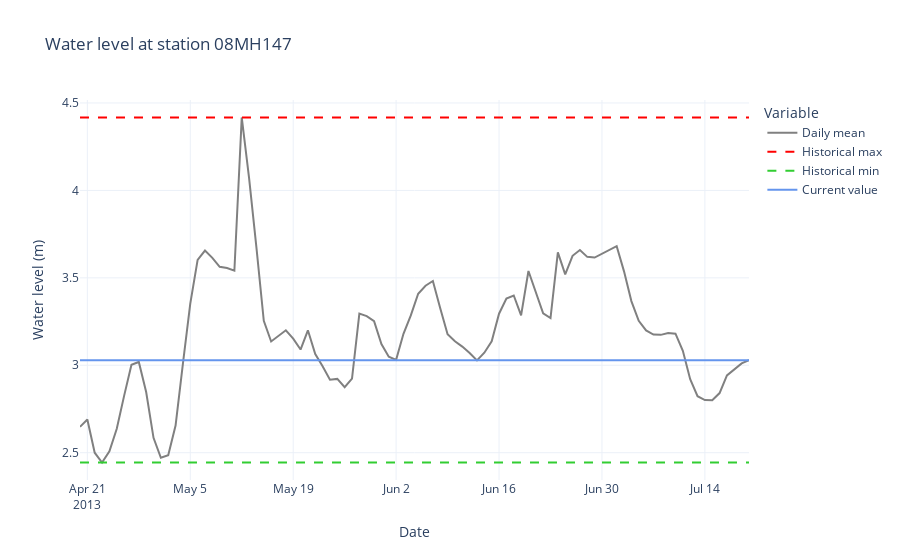

Write notebook code for a chart like this one.
### Code cell
# Creation of interactive plots

pd.options.plotting.backend = 'plotly'

# Function to add constant functions to the plot
def constantLine(station, yValue, varName, lineColor='black', lineType='solid'):
    fig.add_scatter(y=[yValue] * len(waterLevel[station].index),
                x=waterLevel[station].index, 
                mode='lines',
                name=varName,
                line=dict(color=lineColor, 
                          dash=lineType)
                )
    
    
station = '08MH147'

# Creation of the plot
fig = waterLevel[station].plot(title='Water level at station {}'.format(station), 
                               template='plotly_white',
                               labels=dict(index='Date', 
                                           value='Water level (m)', 
                                           variable='Variable'),
                               color_discrete_sequence=['gray'])

# Adding the historical maximum and minimum and the current value
constantLine(station, 
             float(waterLevel[station].max()), 
             'Historical max', 
             'red', 
             'dash')
constantLine(station, 
             float(waterLevel[station].min()), 
             'Historical min', 
             'limegreen', 
             'dash')
constantLine(station, 
             waterLevel[station].iloc[-1][0], 
             'Current value', 
             'cornflowerblue')

# Updating some plot parameters
fig.update_traces(hovertemplate=None)
fig.update_layout(hovermode='x unified')
fig.update_layout(yaxis=dict(range=[float(waterLevel[station].min() - 0.1),
                                    float(waterLevel[station].max() + 0.1)]))
# fig.update_xaxes(tickformat="%Y-%m-%d")

iplot(fig)
